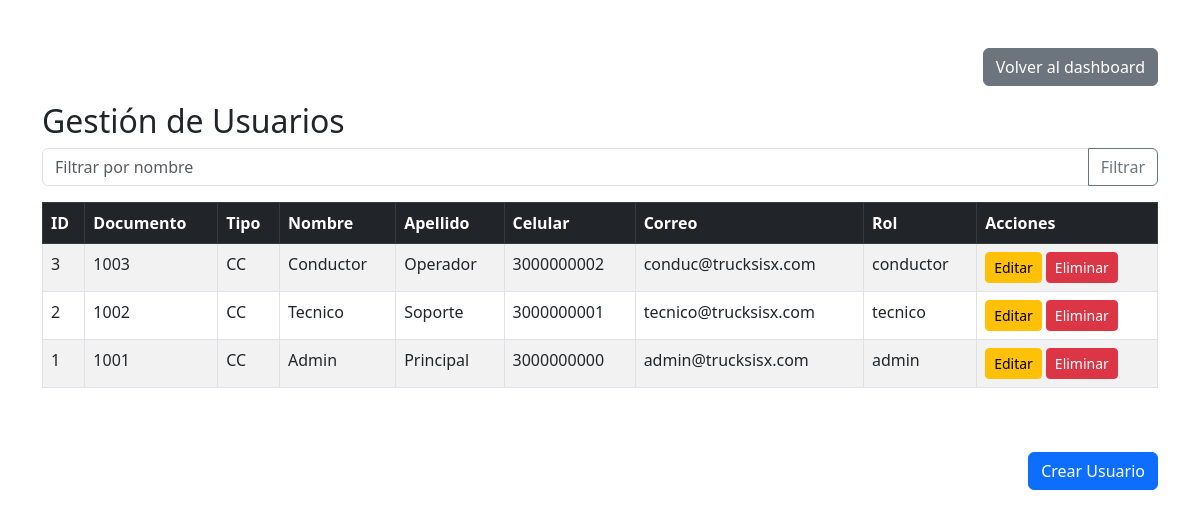
Page /views/crear_usuario.php (signed in) on the committed database.
### tables this page shows
CREATE TABLE users (
    id INT AUTO_INCREMENT PRIMARY KEY,
    num_documento VARCHAR(20) NOT NULL,
    tipo_documento VARCHAR(20) NOT NULL,
    nombre VARCHAR(50) NOT NULL,
    apellido VARCHAR(50) NOT NULL,
    num_celular VARCHAR(20),
    correo VARCHAR(100),
    rol ENUM('admin','tecnico','conductor') NOT NULL,
    contrasena VARCHAR(255) NOT NULL
);

### views/crear_usuario.php (the view, shortened to what this page needs)
<!DOCTYPE html>
<html lang="es">
<head>
    <link href="https://cdn.jsdelivr.net/npm/bootstrap@5.3.0/dist/css/bootstrap.min.css" rel="stylesheet">
</head>
<body>
<?php
$db = new Database();
$conn = $db->getConnection();
$stmt = $conn->prepare("SELECT * FROM users ORDER BY id DESC");
$stmt->execute();
$usuarios = $stmt->fetchAll(PDO::FETCH_ASSOC);
?>
<div class="container mt-5">
    <div class="d-flex justify-content-end mb-3">
        <a href="dashboard.php" class="btn btn-secondary">Volver al dashboard</a>
    </div>
    <h2>Gestión de Usuarios</h2>
    <form method="get" class="mb-3" action="">
        <div class="input-group">
            <input type="text" class="form-control" name="filtro_nombre" placeholder="Filtrar por nombre" value="<?php echo isset($_GET['filtro_nombre']) ? htmlspecialchars($_GET['filtro_nombre']) : ''; ?>">
            <button class="btn btn-outline-secondary" type="submit">Filtrar</button>
        </div>
    </form>
    <div class="table-responsive mb-5">
        <table class="table table-bordered table-striped">
            <thead class="table-dark">
                <tr>
                    <th>ID</th>
                    <th>Documento</th>
                    <th>Tipo</th>
                    <th>Nombre</th>
                    <th>Apellido</th>
                    <th>Celular</th>
                    <th>Correo</th>
                    <th>Rol</th>
                    <th>Acciones</th>
                </tr>
            </thead>
            <tbody>
            <?php
            $usuarios_filtrados = $usuarios;
            foreach ($usuarios_filtrados as $usuario) {
                echo '<tr>';
                echo '<td>' . $usuario['id'] . '</td>';
                echo '<td>' . htmlspecialchars($usuario['num_documento']) . '</td>';
                echo '<td>' . htmlspecialchars($usuario['tipo_documento']) . '</td>';
                echo '<td>' . htmlspecialchars($usuario['nombre']) . '</td>';
                echo '<td>' . htmlspecialchars($usuario['apellido']) . '</td>';
                echo '<td>' . htmlspecialchars($usuario['num_celular']) . '</td>';
                echo '<td>' . htmlspecialchars($usuario['correo']) . '</td>';
                echo '<td>' . htmlspecialchars($usuario['rol']) . '</td>';
                echo '<td>';
                echo '<a href="?editar=' . $usuario['id'] . '" class="btn btn-sm btn-warning me-1">Editar</a>';
                echo '<a href="../controllers/UserController.php?action=delete&id=' . $usuario['id'] . '" class="btn btn-sm btn-danger" onclick="return confirm(\'¿Seguro que deseas eliminar este usuario?\')">Eliminar</a>';
                echo '</td>';
                echo '</tr>';
            }
            ?>
            </tbody>
        </table>
    </div>
    <div class="d-flex justify-content-end mb-3">
    <button type="button" class="btn btn-primary" data-bs-toggle="modal" data-bs-target="#modalCrearUsuario">Crear Usuario</button>
    </div>
</body>
</html>

### rows in the picture
users: id "3", num_documento "1003", tipo_documento "CC", nombre "Conductor", apellido "Operador", num_celular "3000000002", correo "conduc@trucksisx.com", rol "conductor"
users: id "2", num_documento "1002", tipo_documento "CC", nombre "Tecnico", apellido "Soporte", num_celular "3000000001", correo "tecnico@trucksisx.com", rol "tecnico"
users: id "1", num_documento "1001", tipo_documento "CC", nombre "Admin", apellido "Principal", num_celular "3000000000", correo "admin@trucksisx.com", rol "admin"
